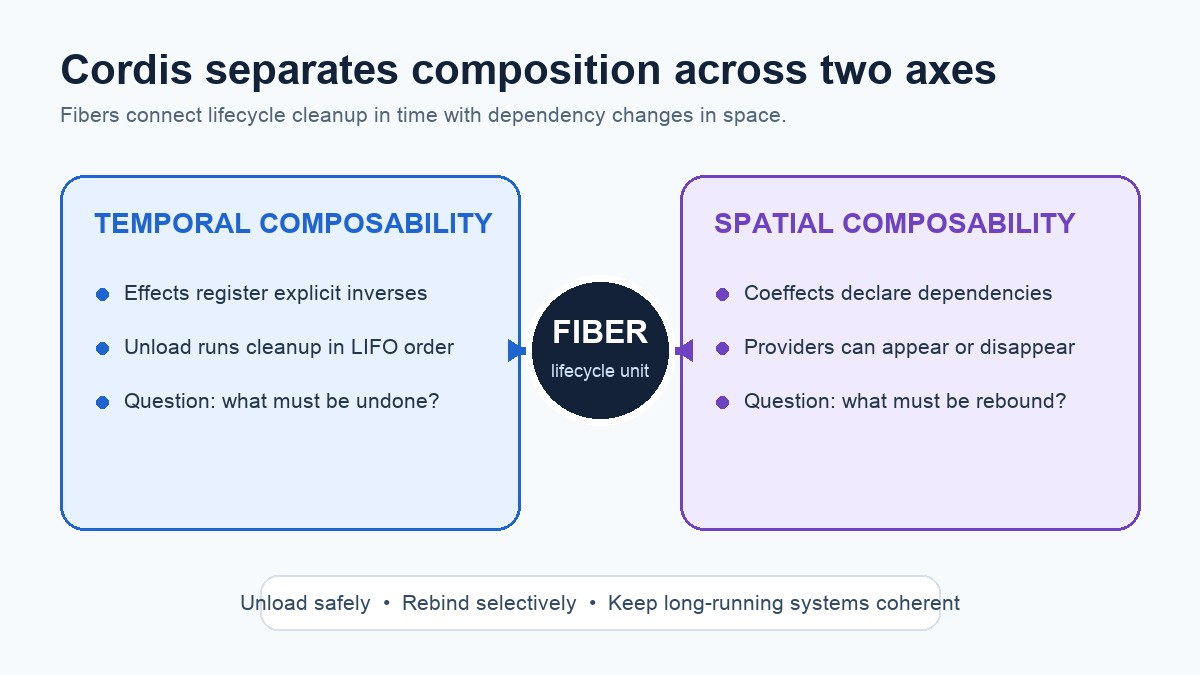
#> input picture images/cordis-spatiotemporal-composability/cordis-composition-axes.jpg, 1200 x 675 px
$ python -i build_collages.py   (imports and definitions only)
#> lines starting #> are read from the running program, lines starting #| are printed output that depends on the picture; after the words box and inside, x2 and y2 are one past the last pixel; in counts of white or black regions, pixels touching at a corner belong together
#> further down, picture is the input picture: PIL image 1200x675 RGB; mean R, G, B 228.4, 232.2, 243
#!/usr/bin/env python3
"""Build collage thumbnails from every figure used inside a tutorial.

Each tutorial gets two derived images:
  /images/collages/<slug>-card.jpg      16:10, used by the homepage grid/list cards
  /images/collages/<slug>-featured.jpg  4:3, used by the homepage featured side panel

Each figure is first trimmed of its surrounding white margin, then cover-fitted
into a cell so the board stays visually dense instead of mostly whitespace.

Usage: python3 scripts/build_collages.py [--check]
"""

from __future__ import annotations

import argparse
import pathlib
import re
import sys

from PIL import Image, ImageOps

ROOT = pathlib.Path(__file__).resolve().parent.parent
TUTORIALS = ROOT / "_tutorials"
OUT_DIR = ROOT / "images" / "collages"
DATA_FILE = ROOT / "_data" / "collages.yml"

BOARD = (248, 250, 252)   # #f8fafc
CELL_BG = (255, 255, 255)
LINE = (226, 232, 240)    # --sky-border
GAP = 4
TRIM_TOL = 246   # pixels brighter than this count as page margin

CARD_SIZE = (900, 563)      # 16:10
FEATURED_SIZE = (1040, 780)  # 4:3 side panel

IMG_RE = re.compile(r'(?:src="|!\[[^\]]*\]\()(/[^")\s]+\.(?:png|jpe?g|webp|avif))', re.I)
FM_IMG_RE = re.compile(r'^\s*(?:thumbnail|og_image):\s*"?(/[^"\s]+\.(?:png|jpe?g|webp|avif))"?', re.M | re.I)


# [25 lines left out: function figures_for, not called in this run]


def trim_margin(img: Image.Image) -> Image.Image:
    """Drop the near-white page margin that most paper figures carry."""
    mask = img.convert("L").point(lambda v: 0 if v >= TRIM_TOL else 255)
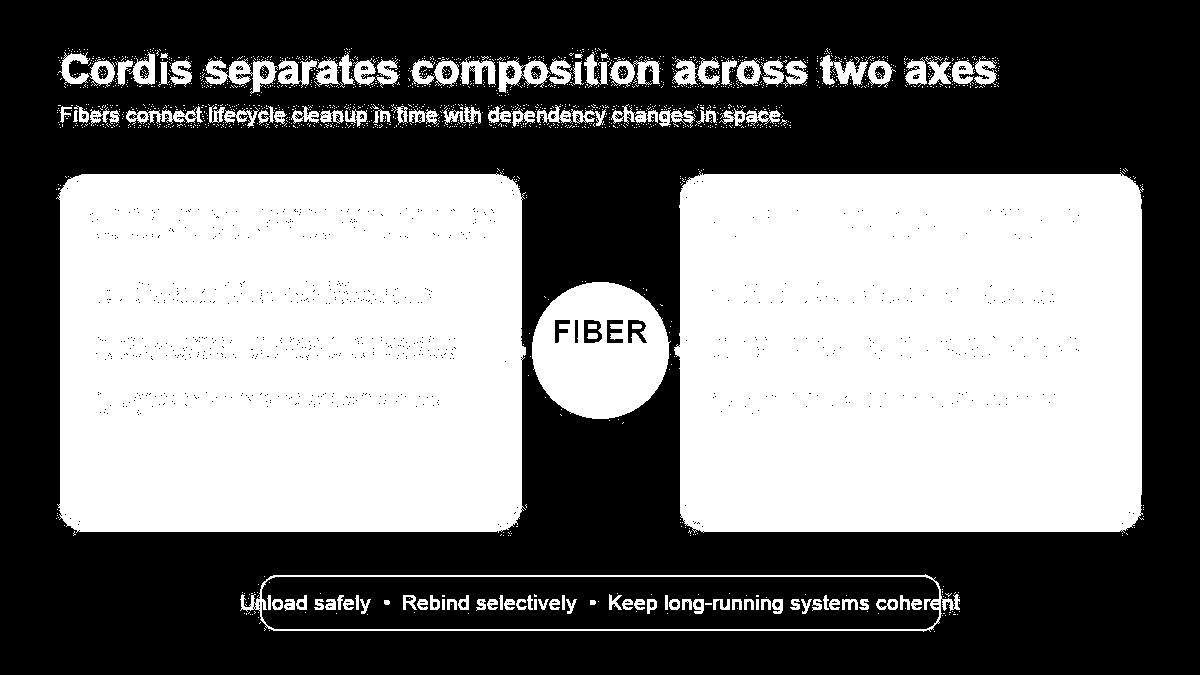
#> mask: PIL image 1200x675 L; 45.9% white; 1788 white regions (1668 under 20 px), largest, box (x1, y1, x2, y2) and area: (674, 171, 1144, 533) 164677, (56, 172, 526, 533) 164255, (532, 282, 671, 419) 13654
    bbox = mask.getbbox()
#> bbox = (56, 48, 1144, 632)
    if not bbox:
        return img
    pad = 4
    left = max(0, bbox[0] - pad)
#> left = 52
    top = max(0, bbox[1] - pad)
#> top = 44
    right = min(img.width, bbox[2] + pad)
#> right = 1148
    bottom = min(img.height, bbox[3] + pad)
#> bottom = 636
    if right - left < 40 or bottom - top < 40:
        return img
    return img.crop((left, top, right, bottom))
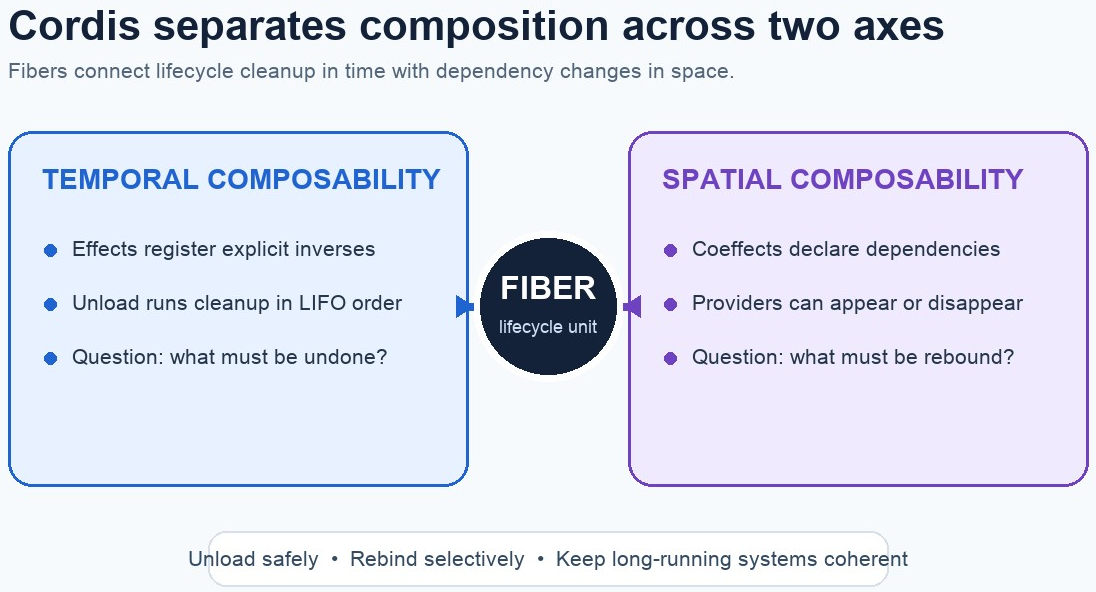
#> returned value: PIL image 1096x592 RGB; mean R, G, B 224, 227.7, 240.5


# [148 lines left out: functions fit, layout_card, layout_featured, tutorial_sources, tutorial_permalink, tutorial_slug and 1 more, not called in this run]


# [2 lines not run here, left out]

>>> from PIL import Image
>>> picture = Image.open('../images/cordis-spatiotemporal-composability/cordis-composition-axes.jpg')
>>> result = trim_margin(picture)

$ run again, on images/deepseek-harness-creator-mode/creator-lifecycle.jpg
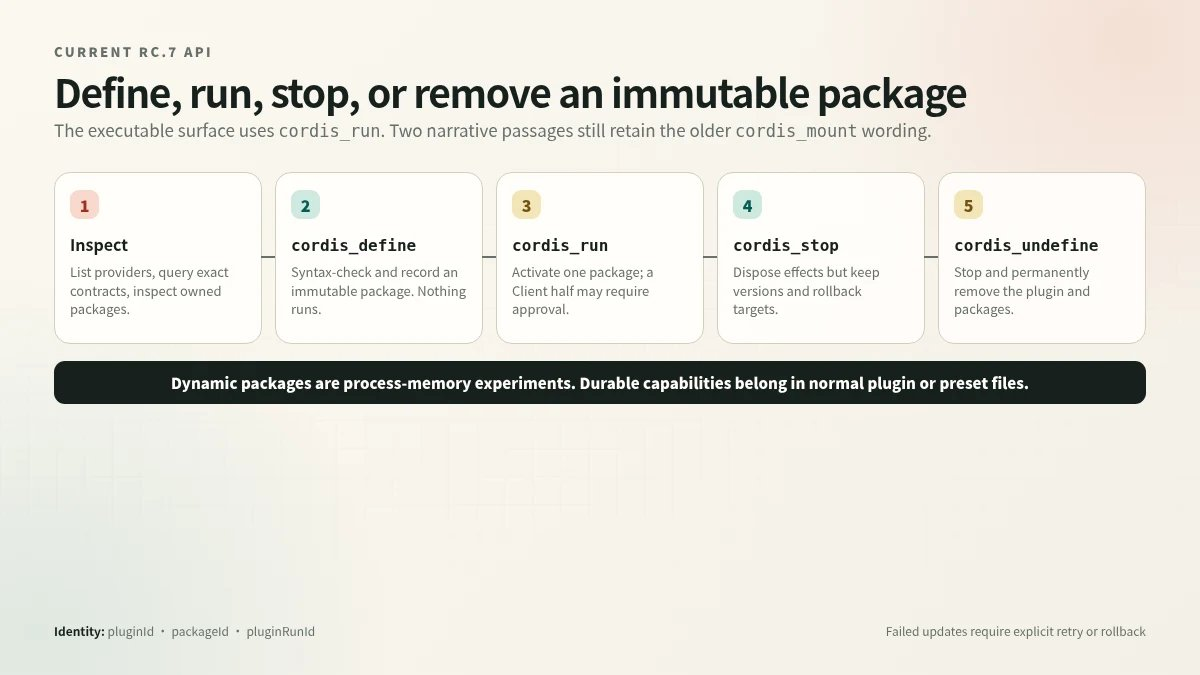
#> input picture images/deepseek-harness-creator-mode/creator-lifecycle.jpg, 1200 x 675 px
#> picture is the input picture: PIL image 1200x675 RGB; mean R, G, B 229.9, 228, 220.5
#> in trim_margin, `mask = img.convert("L").point(lambda v: 0 if v >= TRIM_TOL else 255)`:
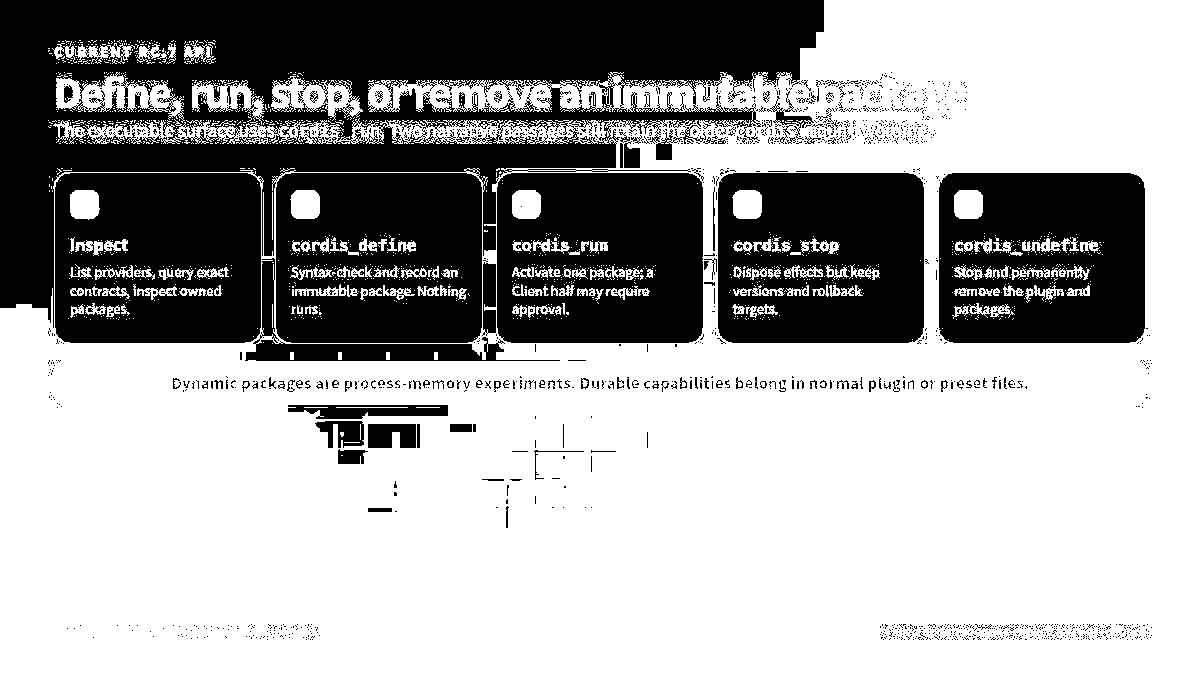
#> mask: PIL image 1200x675 L; 64.6% white; 1701 black regions (1585 under 20 px), largest, box (x1, y1, x2, y2) and area: (0, 0, 824, 328) 111418, (497, 173, 703, 343) 31329, (55, 173, 261, 343) 31297
#> bbox = (0, 0, 1200, 675)
#> left = 0
#> right = 1200
#> bottom = 675

$ run again, on images/deepseek-harness-creator-mode/creator-planes.jpg
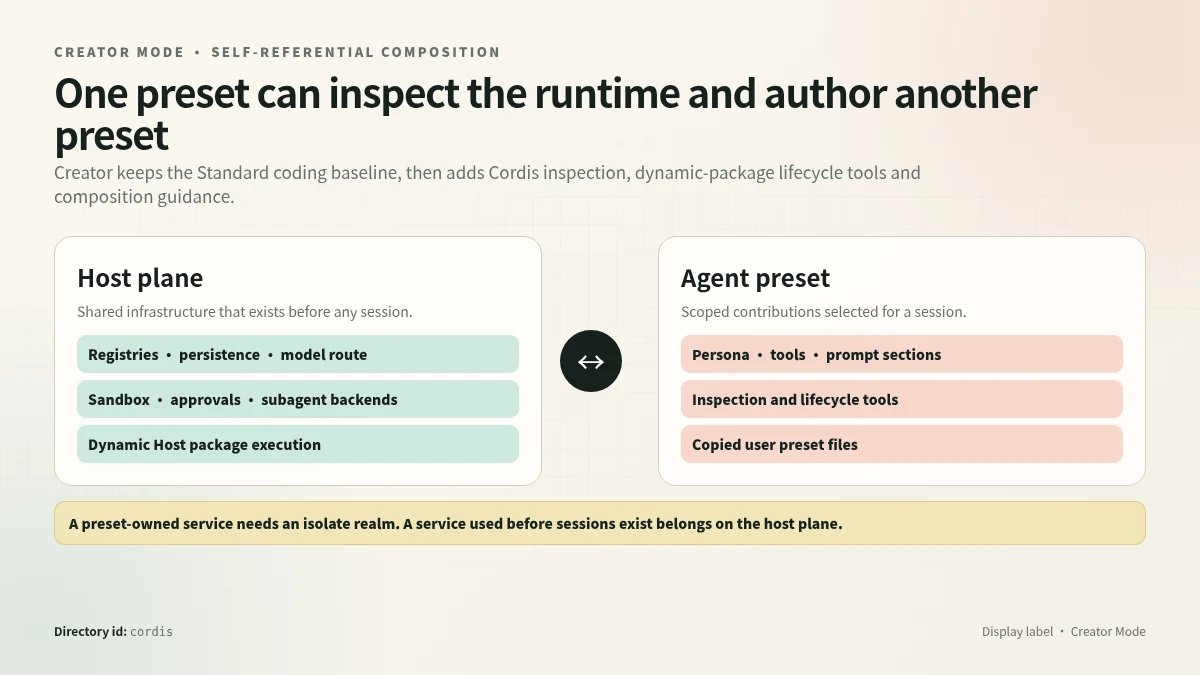
#> input picture images/deepseek-harness-creator-mode/creator-planes.jpg, 1200 x 675 px
#> picture is the input picture: PIL image 1200x675 RGB; mean R, G, B 235.5, 232.3, 222.2
#> in trim_margin, `mask = img.convert("L").point(lambda v: 0 if v >= TRIM_TOL else 255)`:
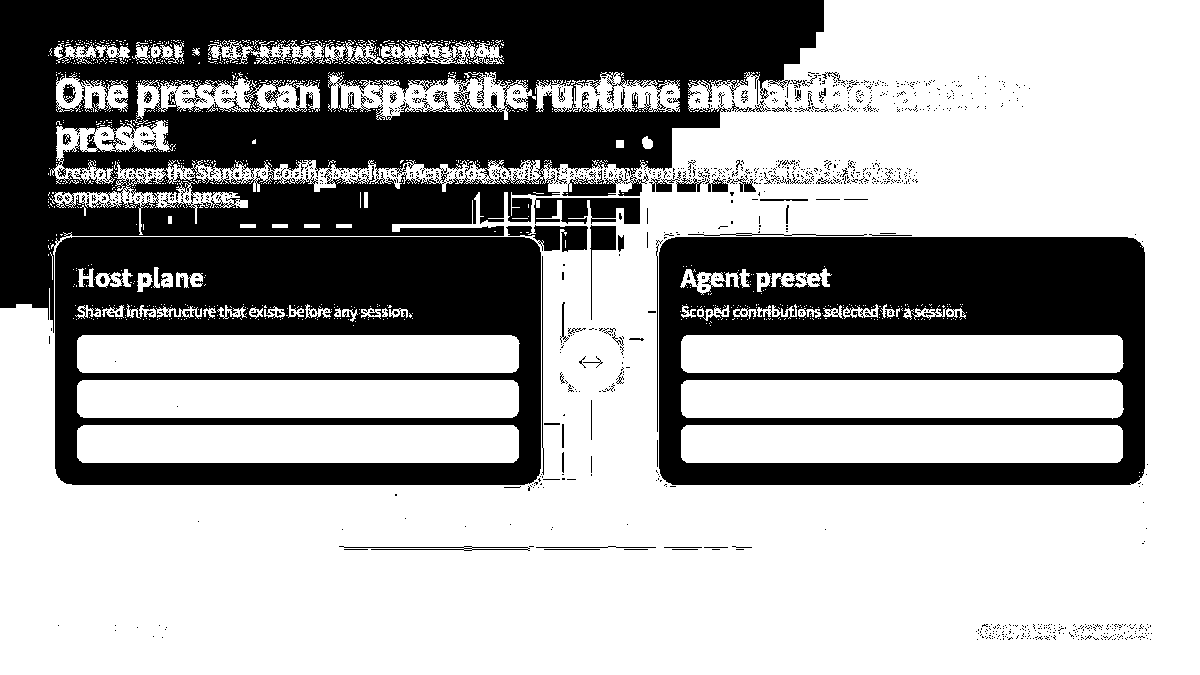
#> mask: PIL image 1200x675 L; 65.6% white; 1204 black regions (1131 under 20 px), largest, box (x1, y1, x2, y2) and area: (0, 0, 824, 333) 134015, (55, 237, 541, 485) 66577, (659, 237, 1145, 485) 66446
#> bbox = (0, 0, 1200, 675)
#> left = 0
#> right = 1200
#> bottom = 675

$ run again, on images/deepseek-harness-creator-mode/creator-security.jpg
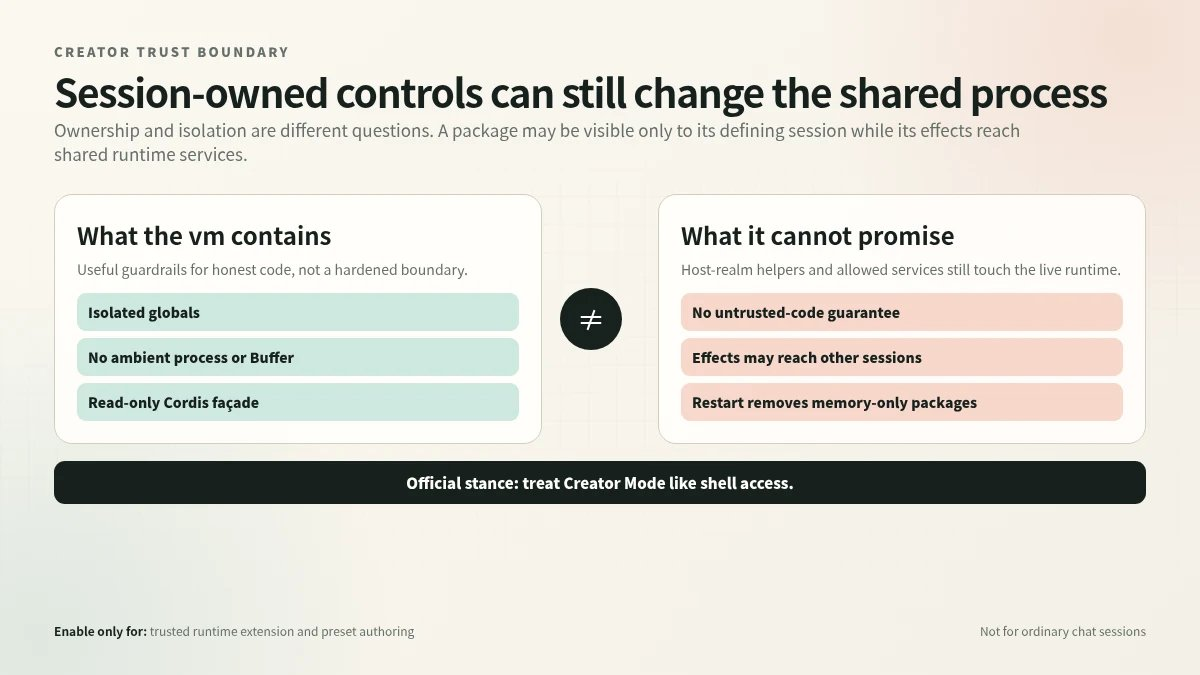
#> input picture images/deepseek-harness-creator-mode/creator-security.jpg, 1200 x 675 px
#> picture is the input picture: PIL image 1200x675 RGB; mean R, G, B 223.7, 222, 214.2
#> in trim_margin, `mask = img.convert("L").point(lambda v: 0 if v >= TRIM_TOL else 255)`:
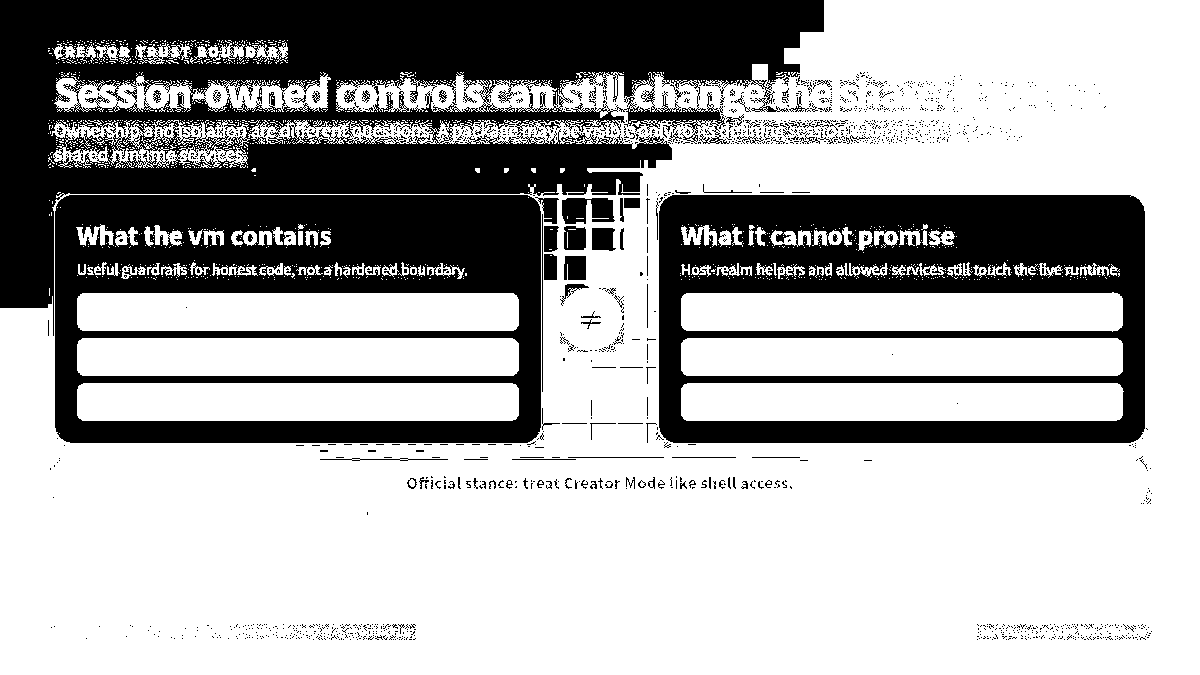
#> mask: PIL image 1200x675 L; 68% white; 1676 black regions (1571 under 20 px), largest, box (x1, y1, x2, y2) and area: (0, 0, 824, 336) 117913, (55, 195, 541, 443) 64977, (659, 195, 1145, 443) 64321
#> bbox = (0, 0, 1200, 675)
#> left = 0
#> right = 1200
#> bottom = 675
